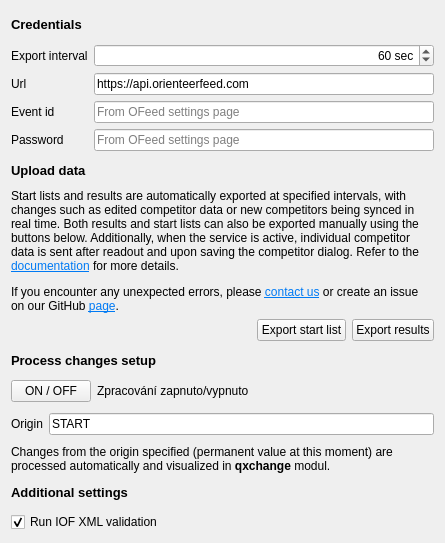
<?xml version="1.0" encoding="UTF-8"?>
<ui version="4.0">
 <class>Event::services::OFeedClientWidget</class>
 <widget class="QWidget" name="Event::services::OFeedClientWidget">
  <property name="geometry">
   <rect>
    <x>0</x>
    <y>0</y>
    <width>445</width>
    <height>543</height>
   </rect>
  </property>
  <property name="windowTitle">
   <string>Synchronize data with the OFeed platform</string>
  </property>
  <layout class="QVBoxLayout" name="verticalLayout">
   <item>
    <layout class="QVBoxLayout" name="ofeedVerticalLayout">
     <item>
      <widget class="QLabel" name="credentialsTitle">
       <property name="font">
        <font>
         <pointsize>10</pointsize>
         <bold>true</bold>
        </font>
       </property>
       <property name="text">
        <string>Credentials</string>
       </property>
      </widget>
     </item>
     <item>
      <layout class="QFormLayout" name="credentialsForm">
       <property name="labelAlignment">
        <set>Qt::AlignmentFlag::AlignLeading|Qt::AlignmentFlag::AlignLeft|Qt::AlignmentFlag::AlignVCenter</set>
       </property>
       <property name="formAlignment">
        <set>Qt::AlignmentFlag::AlignLeading|Qt::AlignmentFlag::AlignLeft|Qt::AlignmentFlag::AlignTop</set>
       </property>
       <property name="horizontalSpacing">
        <number>6</number>
       </property>
       <property name="verticalSpacing">
        <number>6</number>
       </property>
       <item row="0" column="0">
        <widget class="QLabel" name="exportIntervalLabel">
         <property name="text">
          <string>Export interval</string>
         </property>
        </widget>
       </item>
       <item row="0" column="1">
        <widget class="QSpinBox" name="edExportInterval">
         <property name="alignment">
          <set>Qt::AlignmentFlag::AlignRight|Qt::AlignmentFlag::AlignTrailing|Qt::AlignmentFlag::AlignVCenter</set>
         </property>
         <property name="suffix">
          <string> sec</string>
         </property>
         <property name="minimum">
          <number>10</number>
         </property>
         <property name="maximum">
          <number>600</number>
         </property>
         <property name="singleStep">
          <number>10</number>
         </property>
         <property name="value">
          <number>60</number>
         </property>
        </widget>
       </item>
       <item row="1" column="0">
        <widget class="QLabel" name="urlLabel">
         <property name="text">
          <string>Url</string>
         </property>
        </widget>
       </item>
       <item row="1" column="1">
        <widget class="QLineEdit" name="edHostUrl">
         <property name="toolTip">
          <string>&lt;html&gt;&lt;head/&gt;&lt;body&gt;&lt;p&gt;OFeed instance url&lt;/p&gt;&lt;/body&gt;&lt;/html&gt;</string>
         </property>
         <property name="text">
          <string>https://api.orienteerfeed.com</string>
         </property>
         <property name="placeholderText">
          <string>https://api.orienteerfeed.com</string>
         </property>
        </widget>
       </item>
       <item row="2" column="0">
        <widget class="QLabel" name="eventIdLabel">
         <property name="text">
          <string>Event id</string>
         </property>
        </widget>
       </item>
       <item row="2" column="1">
        <widget class="QLineEdit" name="edEventId">
         <property name="toolTip">
          <string>&lt;html&gt;&lt;head/&gt;&lt;body&gt;&lt;p&gt;Event id provided in the Settings section on the web site. Can be copied from OFeed url as well.&lt;/p&gt;&lt;/body&gt;&lt;/html&gt;</string>
         </property>
         <property name="placeholderText">
          <string>From OFeed settings page</string>
         </property>
        </widget>
       </item>
       <item row="3" column="0">
        <widget class="QLabel" name="passwordLabel">
         <property name="text">
          <string>Password</string>
         </property>
         <property name="alignment">
          <set>Qt::AlignmentFlag::AlignLeading|Qt::AlignmentFlag::AlignLeft|Qt::AlignmentFlag::AlignVCenter</set>
         </property>
        </widget>
       </item>
       <item row="3" column="1">
        <widget class="QLineEdit" name="edEventPassword">
         <property name="toolTip">
          <string>&lt;html&gt;&lt;head/&gt;&lt;body&gt;&lt;p&gt;Password that was generated in the Settings section.&lt;/p&gt;&lt;/body&gt;&lt;/html&gt;</string>
         </property>
         <property name="placeholderText">
          <string>From OFeed settings page</string>
         </property>
        </widget>
       </item>
      </layout>
     </item>
     <item>
      <widget class="QLabel" name="uploadDataTitle">
       <property name="font">
        <font>
         <pointsize>10</pointsize>
         <bold>true</bold>
        </font>
       </property>
       <property name="text">
        <string>Upload data</string>
       </property>
      </widget>
     </item>
     <item>
      <widget class="QLabel" name="uploadDataDescription">
       <property name="text">
        <string>&lt;html&gt;&lt;head/&gt;&lt;body&gt;&lt;p&gt;Start lists and results are automatically exported at specified intervals, with changes such as edited competitor data or new competitors being synced in real time. Both results and start lists can also be exported manually using the buttons below. Additionally, when the service is active, individual competitor data is sent after readout and upon saving the competitor dialog. Refer to the &lt;a href=&quot;https://docs.orienteerfeed.com/&quot;&gt;&lt;span style=&quot; text-decoration: underline; color:#007af4;&quot;&gt;documentation&lt;/span&gt;&lt;/a&gt; for more details.&lt;/p&gt;&lt;p&gt;If you encounter any unexpected errors, please &lt;a href=&quot;mailto:support@orienteerfeed.com&quot;&gt;&lt;span style=&quot; text-decoration: underline; color:#007af4;&quot;&gt;contact us&lt;/span&gt;&lt;/a&gt; or create an issue on our GitHub &lt;a href=&quot;https://github.com/orienteerfeed/ofeed/issues&quot;&gt;&lt;span style=&quot; text-decoration: underline; color:#007af4;&quot;&gt;page&lt;/span&gt;&lt;/a&gt;.&lt;/p&gt;&lt;/body&gt;&lt;/html&gt;</string>
       </property>
       <property name="wordWrap">
        <bool>true</bool>
       </property>
       <property name="openExternalLinks">
        <bool>true</bool>
       </property>
      </widget>
     </item>
     <item>
      <layout class="QHBoxLayout" name="exportHorizontalLayout">
       <item>
        <spacer name="exportHorizontalSpacer">
         <property name="orientation">
          <enum>Qt::Orientation::Horizontal</enum>
         </property>
         <property name="sizeHint" stdset="0">
          <size>
           <width>40</width>
           <height>20</height>
          </size>
         </property>
        </spacer>
       </item>
       <item>
        <widget class="QPushButton" name="btExportStartListXml30">
         <property name="text">
          <string>Export start list</string>
         </property>
        </widget>
       </item>
       <item>
        <widget class="QPushButton" name="btExportResultsXml30">
         <property name="text">
          <string>Export results</string>
         </property>
        </widget>
       </item>
      </layout>
     </item>
     <item>
      <widget class="QLabel" name="processChangesTitle">
       <property name="font">
        <font>
         <pointsize>10</pointsize>
         <bold>true</bold>
        </font>
       </property>
       <property name="text">
        <string>Process changes setup</string>
       </property>
      </widget>
     </item>
     <item>
      <layout class="QFormLayout" name="formLayout">
       <item row="0" column="0">
        <widget class="QPushButton" name="processChangesOnOffButton">
         <property name="sizePolicy">
          <sizepolicy hsizetype="Maximum" vsizetype="Fixed">
           <horstretch>0</horstretch>
           <verstretch>0</verstretch>
          </sizepolicy>
         </property>
         <property name="minimumSize">
          <size>
           <width>0</width>
           <height>0</height>
          </size>
         </property>
         <property name="cursor">
          <cursorShape>ArrowCursor</cursorShape>
         </property>
         <property name="toolTip">
          <string>Turn on/off changes processing</string>
         </property>
         <property name="layoutDirection">
          <enum>Qt::LayoutDirection::LeftToRight</enum>
         </property>
         <property name="autoFillBackground">
          <bool>false</bool>
         </property>
         <property name="text">
          <string>ON / OFF</string>
         </property>
         <property name="checkable">
          <bool>true</bool>
         </property>
        </widget>
       </item>
       <item row="0" column="1">
        <widget class="QLabel" name="processChangesOnOffLabel">
         <property name="text">
          <string>Zpracování zapnuto/vypnuto</string>
         </property>
        </widget>
       </item>
      </layout>
     </item>
     <item>
      <layout class="QFormLayout" name="processChangesOriginForm">
       <item row="0" column="0">
        <widget class="QLabel" name="originLabel">
         <property name="text">
          <string>Origin</string>
         </property>
        </widget>
       </item>
       <item row="0" column="1">
        <widget class="QLineEdit" name="edChangelogOrigin">
         <property name="text">
          <string>START</string>
         </property>
         <property name="readOnly">
          <bool>true</bool>
         </property>
         <property name="placeholderText">
          <string>START</string>
         </property>
        </widget>
       </item>
      </layout>
     </item>
     <item>
      <widget class="QLabel" name="processChangesDescription">
       <property name="text">
        <string>Changes from the origin specified (permanent value at this moment) are processed automatically and visualized in &lt;b&gt;qxchange&lt;/b&gt; modul.</string>
       </property>
       <property name="wordWrap">
        <bool>true</bool>
       </property>
      </widget>
     </item>
     <item>
      <widget class="QLabel" name="additionalSettingsTitle">
       <property name="font">
        <font>
         <pointsize>10</pointsize>
         <bold>true</bold>
        </font>
       </property>
       <property name="text">
        <string>Additional settings</string>
       </property>
       <property name="alignment">
        <set>Qt::AlignmentFlag::AlignLeading|Qt::AlignmentFlag::AlignLeft|Qt::AlignmentFlag::AlignVCenter</set>
       </property>
       <property name="wordWrap">
        <bool>false</bool>
       </property>
      </widget>
     </item>
     <item>
      <widget class="QCheckBox" name="additionalSettingsRunXmlValidation">
       <property name="toolTip">
        <string extracomment="Should OFeed perform iof xml validation?"/>
       </property>
       <property name="text">
        <string>Run IOF XML validation</string>
       </property>
       <property name="checkable">
        <bool>true</bool>
       </property>
       <property name="checked">
        <bool>true</bool>
       </property>
       <property name="tristate">
        <bool>false</bool>
       </property>
      </widget>
     </item>
    </layout>
   </item>
  </layout>
 </widget>
 <tabstops>
  <tabstop>btExportStartListXml30</tabstop>
  <tabstop>btExportResultsXml30</tabstop>
 </tabstops>
 <resources/>
 <connections/>
</ui>
